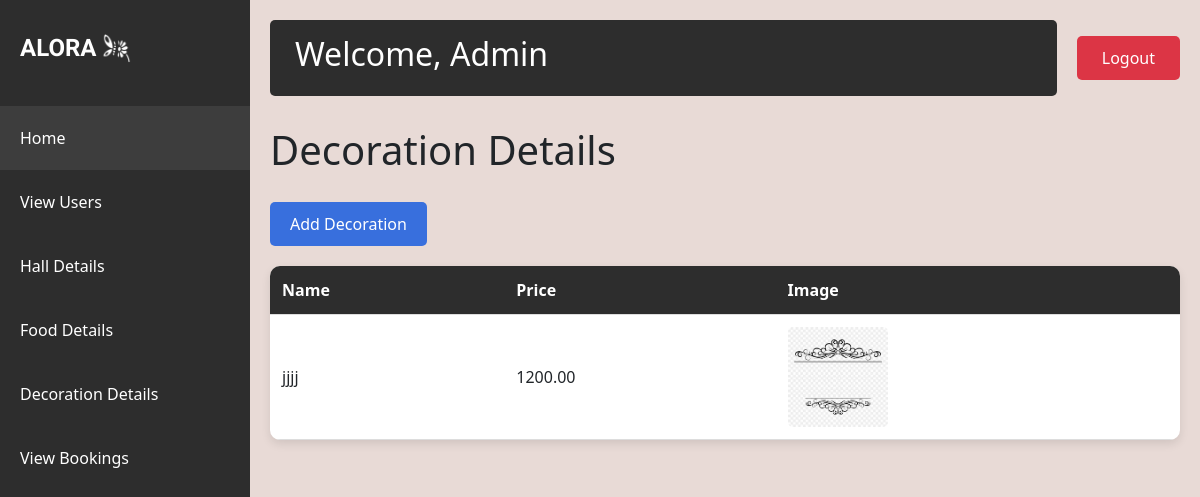
Before: /decorationdetails with the older database file.
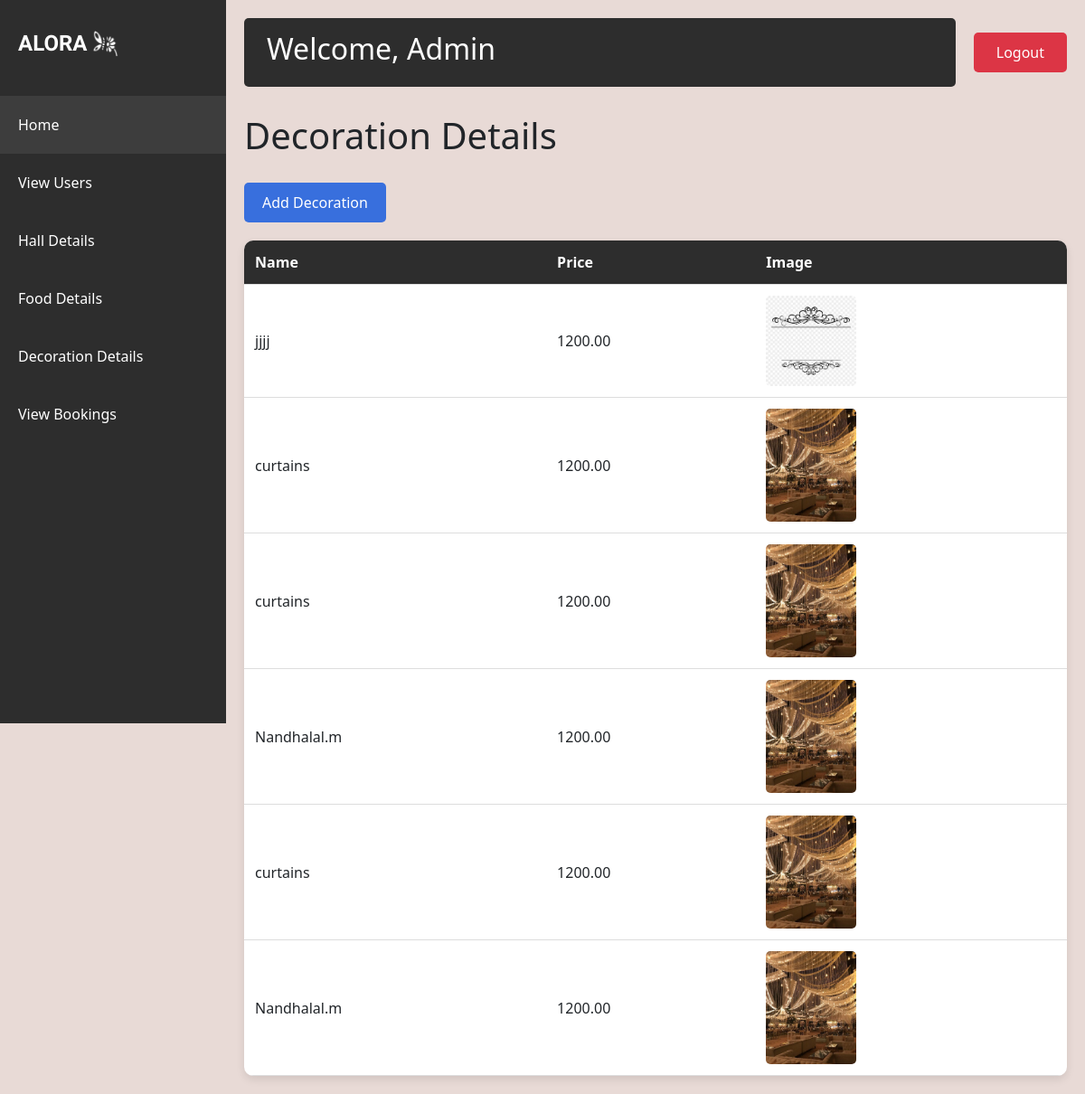
After: the same page with the newer database file.
### app/models.py (models this page shows)
class Decoration(models.Model):
    decoration_name=models.CharField(max_length=100,null=True,blank=True)
    decoration_image=models.FileField(upload_to='images/')
    decoration_price=models.DecimalField(max_digits=10,decimal_places=2)

### app/views.py (the view)
# urls.py: path('decorationdetails',views.decoration_details,name='decorationdetails'),
def decoration_details(request):
    data=Decoration.objects.all()
    return render(request,'decoration_details.html',{'datas':data})

### templates/decoration_details.html (shortened to what this page needs)
<!DOCTYPE html>
<html lang="en">
<head>
    {% load static %}
    <link href="https://cdn.jsdelivr.net/npm/bootstrap@5.3.0/dist/css/bootstrap.min.css" rel="stylesheet">
</head>
<body>
    <div class="sidebar">
        <div class="logo-container">
            <div class="logo">ALORA</div>
            <img src="{% static 'aloral.png' %}" alt="Light Bulb" class="logo-image">
        </div>
        <nav class="nav flex-column">
            <a class="nav-link active" href="{% url 'admin' %}">Home</a>
            <a class="nav-link" href="{% url 'viewusers' %}">View Users</a>
            <a class="nav-link" href="{% url 'halldetails' %}">Hall Details</a>
            <a class="nav-link" href="{% url 'fooddetails' %}">Food Details</a>
            <a class="nav-link" href="{% url 'decorationdetails' %}">Decoration Details</a>
            <a class="nav-link" href="{% url 'admin_view_booking' %}">View Bookings</a>
        </nav>
    </div>
    <div class="main-content">
        <div class="top-nav">
            <div class="welcome-section">
                <h2>Welcome, Admin</h2>
            </div>
            <a href="{% url 'logout' %}" class="logout-btn">Logout</a>
        </div>
        <h1>Decoration Details</h1>
        <a href="{% url 'adddecoration' %}" class="add-button">Add Decoration</a>
        <table class="decoration-table">
            <thead>
                <tr>
                    <th>Name</th>
                    <th>Price</th>
                    <th>Image</th>
                </tr>
            </thead>
            <tbody>
                {% for x in datas %}
                <tr>
                    <td>{{  x.decoration_name }}</td>
                    <td>{{  x.decoration_price }}</td>
                    <td><img src="{{  x.decoration_image.url }}" alt="{{  x.decoration_name }}"></td>
                </tr>
                {% empty %}
                <tr>
                    <td colspan="3">No decorations found.</td>
                </tr>
                {% endfor %}
            </tbody>
        </table>
    </div>
</body>
</html>

### templates/decoration_details.html (style rules this page uses)
body { background-color: #e8dad6; min-height: 100vh; }
.sidebar { background-color: #2d2d2d; color: white; min-height: 100vh; padding-top: 20px; position: fixed; width: 250px; transition: all 0.3s; }
.logo-container { display: flex; align-items: center; justify-content: flex-start; padding: 10px 20px; margin-bottom: 30px; }
.logo { font-family: 'Irish Grover'; font-size: 24px; font-weight: bold; }
.logo-image { width: 30px; height: 30px; margin-left: 5px; }
.nav-link { color: #ffffff; padding: 20px 20px; transition: all 0.3s; font-size: 16px; }
.nav-link.active { background-color: #3d3d3d; }
.main-content { margin-left: 250px; padding: 20px; transition: all 0.3s; }
.top-nav { display: flex; justify-content: space-between; align-items: center; margin-bottom: 30px; }
.welcome-section { background-color: #2d2d2d; color: white; padding: 15px 25px; border-radius: 5px; flex-grow: 1; margin-right: 20px; }
.logout-btn { background-color: #dc3545; color: white; border: none; padding: 10px 25px; border-radius: 5px; text-decoration: none; transition: background-color 0.3s; }
.decoration-table { width: 100%; border-collapse: collapse; margin-top: 20px; background-color: white; border-radius: 10px; overflow: hidden; box-shadow: 0 4px 10px rgba(0, 0, 0, 0.1); }
.decoration-table th, .decoration-table td { padding: 12px; text-align: left; border-bottom: 1px solid #ddd; }
.decoration-table th { background-color: #2d2d2d; color: white; }
.decoration-table img { width: 100px; height: auto; border-radius: 5px; }
.add-button { display: inline-block; margin-top: 20px; padding: 10px 20px; background-color: #386fdd; color: #fff; text-decoration: none; border-radius: 5px; font-size: 16px; transition: background-color 0.3s; }

Changed rows visible on the page:
added Decoration: decoration_name "curtains", decoration_price "1200.00", decoration_image (picture)
added Decoration: decoration_name "curtains", decoration_price "1200.00", decoration_image (picture)
added Decoration: decoration_name "Nandhalal.m", decoration_price "1200.00", decoration_image (picture)
added Decoration: decoration_name "curtains", decoration_price "1200.00", decoration_image (picture)
added Decoration: decoration_name "Nandhalal.m", decoration_price "1200.00", decoration_image (picture)
